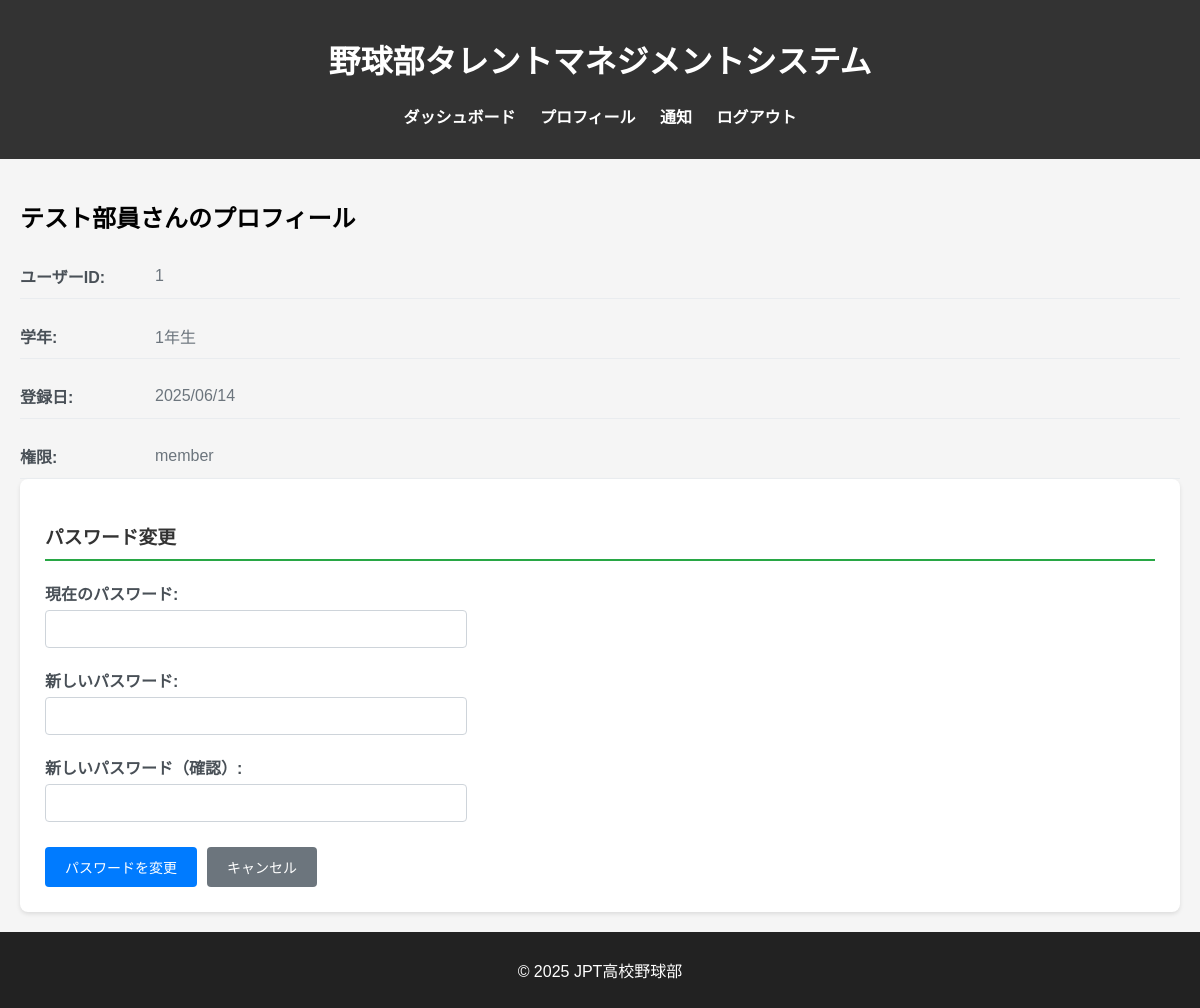
Screenshot of /profile/profile (signed in) with the database file from the repository.
### db_models.py (models this page shows, shortened)
class User(db.Model, UserMixin):
    __tablename__ = 'users'
    user_id = db.Column(db.Integer, primary_key=True)
    fs_uniquifier = db.Column(db.String(64), unique=True, nullable=False, default=lambda: str(uuid.uuid4()))  # 追加
    name = db.Column(db.String(100), nullable=False)
    password_hash = db.Column(db.String(200), nullable=False)
    grade = db.Column(db.Integer, nullable=True)
    is_active = db.Column(db.Boolean, default=True)
    created_at = db.Column(db.DateTime, default=lambda: datetime.now(tz=ZoneInfo('Asia/Tokyo')))
    updated_at = db.Column(db.DateTime, default=lambda: datetime.now(tz=ZoneInfo('Asia/Tokyo')),
                           onupdate=lambda: datetime.now(tz=ZoneInfo('Asia/Tokyo')))
    roles = db.relationship('Role', secondary='user_roles', backref=db.backref('users', lazy='dynamic'))
    def get_id(self):
        return str(self.user_id)  # Flask-Login 用の get_id()
    def has_any_role(self, *roles):
        return any(role.name in roles for role in self.roles)

class Role(db.Model, RoleMixin):
    __tablename__ = 'roles'
    id = db.Column(db.Integer, primary_key=True)
    name = db.Column(db.String(80), unique=True, nullable=False)

### blueprints/profile.py (the view)
@profile_bp.route('/profile')
@login_required
def profile():
    user_id = current_user.get_id()
    user = User.query.get(user_id)
    return render_template('profile.html',
                           user=user,
                           current_user=current_user)

### app.py (called while the page is built)
@login_manager.user_loader
def load_user(user_id):
    return User.query.get(int(user_id))

### templates/profile.html (shortened to what this page needs)
{% extends "base.html" %}
{% block content %}
<div class="user-profile-container">
    <div class="user-info-section">
        <h2>{{ user.name }}さんのプロフィール</h2>
        <div class="user-details">
            <div class="detail-row">
                <span class="detail-label">ユーザーID:</span>
                <span class="detail-value">{{ user.user_id }}</span>
            </div>
            <div class="detail-row">
                <span class="detail-label">学年:</span>
                <span class="detail-value">{{ user.grade }}年生</span>
            </div>
            <div class="detail-row">
                <span class="detail-label">登録日:</span>
                <span class="detail-value">{{ user.created_at.strftime('%Y/%m/%d') }}</span>
            </div>
            <div class="detail-row">
                <span class="detail-label">権限:</span>
                <span class="detail-value">
                    {% for role in user.roles %}
                        {{ role.name }}{% if not loop.last %}, {% endif %}
                    {% endfor %}
                </span>
            </div>
        </div>
    </div>
    <div class="password-change-section">
        <h3>パスワード変更</h3>
        <form method="POST" action="{{ url_for('profile.change_password') }}" class="password-form">
            <div class="form-group">
                <label for="current_password">現在のパスワード:</label>
                <input type="password" id="current_password" name="current_password" required>
            </div>
            <div class="form-group">
                <label for="new_password">新しいパスワード:</label>
                <input type="password" id="new_password" name="new_password" required minlength="6">
            </div>
            <div class="form-group">
                <label for="confirm_password">新しいパスワード（確認）:</label>
                <input type="password" id="confirm_password" name="confirm_password" required minlength="6">
            </div>
            <div class="form-actions">
                <button type="submit" class="btn btn-primary">パスワードを変更</button>
                <a href="{{ url_for('main.my_records') }}" class="btn btn-secondary">キャンセル</a>
            </div>
        </form>
    </div>
</div>
{% endblock %}

### templates/base.html (shortened to what this page needs)
<!DOCTYPE html>
<html lang="ja">
<head>
    <link rel="stylesheet" href="{{ url_for('static', filename='styles.css') }}">
</head>
<body>
    <header>
        <h1>野球部タレントマネジメントシステム</h1>
        <nav>
            <ul>
                <li><a href="{{ url_for('main.dashboard') }}">ダッシュボード</a></li>
                <li><a href="{{ url_for('profile.profile') }}">プロフィール</a></li>
                {% if current_user.has_any_role('member', 'manager', 'coach') %}
                <li><a href="{{ url_for('main.notice') }}">通知</a></li>
                {% endif %}
                <li><a href="{{ url_for('auth.logout') }}">ログアウト</a></li>
            </ul>
        </nav>
    </header>
    <main>
        {% block content %}{% endblock %}
    </main>
    <footer>
        <p>&copy; 2025 JPT高校野球部</p>
    </footer>
</body>
</html>

### static/styles.css (style rules this page uses)
body { font-family: Arial, sans-serif; margin: 0; padding: 0; background-color: #f5f5f5; }
header { background-color: #333; color: white; padding: 15px; text-align: center; }
nav ul { list-style: none; padding: 0; }
nav ul li { display: inline; margin: 10px; }
nav ul li a { color: white; text-decoration: none; font-weight: bold; }
footer { text-align: center; padding: 10px; background-color: #222; color: white; }
.user-profile-container { padding: 20px; }
.user-details { display: grid; gap: 15px; }
.detail-row { display: flex; align-items: center; padding: 10px 0; border-bottom: 1px solid #e9ecef; }
.detail-label { font-weight: bold; color: #495057; min-width: 120px; margin-right: 15px; }
.detail-value { color: #6c757d; }
.password-change-section { background: #fff; padding: 25px; border-radius: 8px; box-shadow: 0 2px 4px rgba(0,0,0,0.1); }
.password-change-section h3 { color: #333; margin-bottom: 20px; border-bottom: 2px solid #28a745; padding-bottom: 10px; }
.password-form { max-width: 400px; }
.form-group { margin-bottom: 20px; }
.form-group label { display: block; margin-bottom: 5px; font-weight: bold; color: #495057; }
.form-group input { width: 100%; padding: 10px; border: 1px solid #ced4da; border-radius: 4px; font-size: 14px; }
.form-actions { display: flex; gap: 10px; margin-top: 25px; }
.btn { padding: 10px 20px; border: none; border-radius: 4px; cursor: pointer; text-decoration: none; font-size: 14px; transition: background-color 0.2s; }
.btn-primary { background-color: #007bff; color: white; }
.btn-secondary { background-color: #6c757d; color: white; }

### rows the page displays
User: name "テスト部員", user_id "1", grade "1", created_at "2025/06/14"
Role: name "member"
